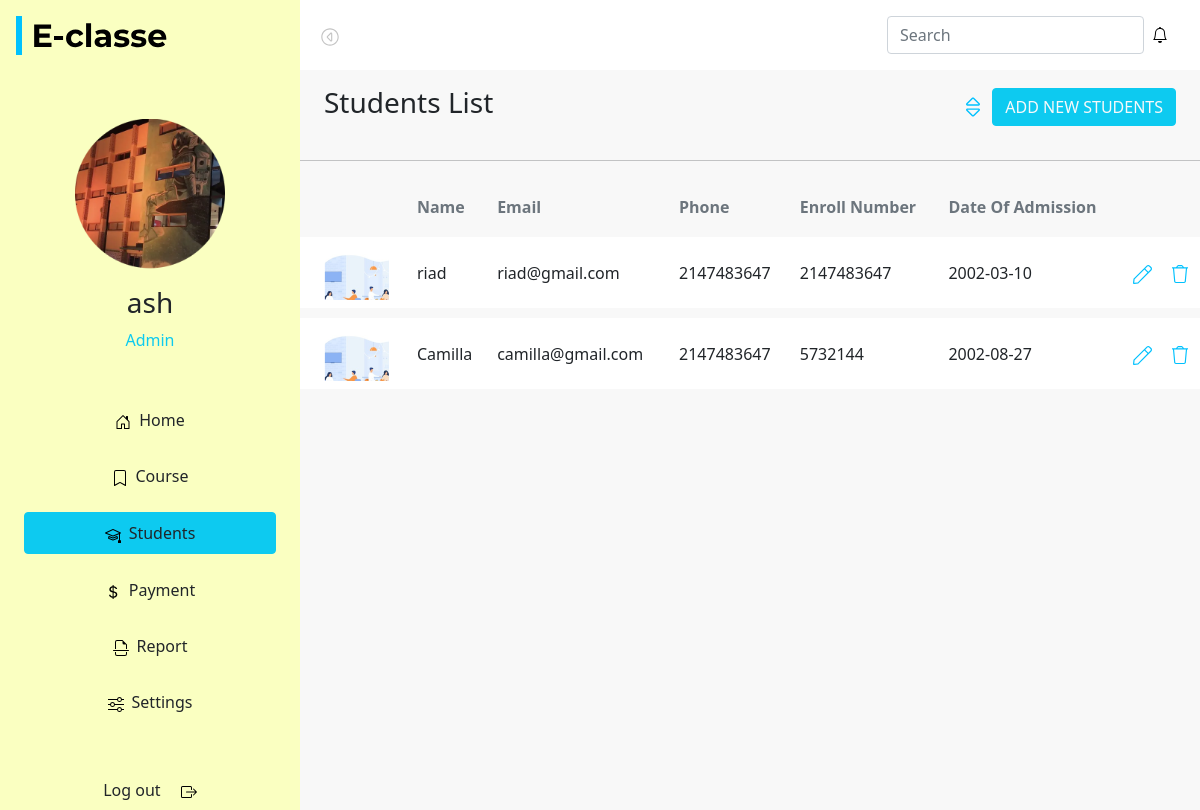
The page /Student.php (signed in) on the database its author committed.
### tables this page shows
CREATE TABLE `studentsinfo` (
  `id` int(11) NOT NULL,
  `imagee` varchar(255) NOT NULL,
  `namee` varchar(255) NOT NULL,
  `email` varchar(255) NOT NULL,
  `phone_number` int(50) NOT NULL,
  `enroll_number` int(20) NOT NULL,
  `date_of_admession` date NOT NULL
);

### Student.php (the view, shortened to what this page needs)
<!DOCTYPE html>
<html lang="en">
<head>
  <link href="./css/bootstrap.css" rel="stylesheet" />
  <link rel="stylesheet" href="./css/style.css" />
</head>
<body>
  <div class="d-flex" id="page">
    <?php
      include './includes/sidebar.php'
    ?>
    <div id="content" class="container-fluid">
      <?php
      include './includes/navbar.php';
      include './includes/db_conn.php';
      ?>
      <div class="mx-4 py-3 d-flex align-items-center justify-content-between my-nav">
        <h3>Students List</h3>
          <div>
          <img src="./images/sort.svg" class="px-2" alt="sort" />
          <button type="button" class="btn btn-info text-light" data-bs-toggle="modal" data-bs-target="#exampleModal">
            ADD NEW STUDENTS
          </button>
        </div>
      </div>
      <hr />
      <?php
        $sql = 'SELECT * FROM studentsinfo';
        $res = mysqli_query($con, $sql);
        $students = mysqli_fetch_all($res, MYSQLI_ASSOC);
      ?>
      <div class="tables">
        <table class="table table-responsive table-borderless">
          <thead class="text-secondary fw-lighter">
            <tr>
              <th></th>
              <th>Name</th>
              <th>Email</th>
              <th>Phone</th>
              <th style="white-space: nowrap !important;">Enroll Number</th>
              <th style="white-space: nowrap !important;">Date Of Admission</th>
            </tr>
          </thead>
          <tbody>
          <?php
            foreach($students as $student){
          ?>
            <tr class="my-table">
              <th>
                <img src="./images/pexels-photo-2379004 1.png" class="ps-3" alt="pexels-photo-2379004" />
              </th>
              <td class="pt-4"><?php  echo $student['namee'];  ?></td>
              <td class="pt-4"><?php  echo $student['email'];  ?></td>
              <td class="pt-4"><?php  echo $student['phone_number'];  ?></td>
              <td class="pt-4"><?php  echo $student['enroll_number'];  ?></td>
              <td class="pt-4" style="white-space: nowrap !important;"><?php  echo $student['date_of_admession'];  ?>
              </td>
              <?php echo '<td class="pt-4"><a href="edit.php?id='.$student['id'].'"><img src="./images/pen.svg" alt="pen" /></a></td>' ?>
              <?php echo '<td class="pt-4"><a href="remove.php?id='.$student['id'].'"><img src="./images/trash.svg" alt="trash" /></a></td>' ?>
            </tr>
          <?php }  ?>
          </tbody>
        </table>
      </div>
    </div>
  </div>
</body>
</html>

### css/style.css (style rules this page uses)
#content { min-width: 100vw; padding-left: 0 !important; padding-right: 0 !important; }
.my-table { background-color: #fff; margin: 0px 10px; }
.table { border-collapse: separate; border-spacing: 0 10px; }
.tables { overflow-x: auto !important; }
@media (min-width: 768px) { #content { min-width: 0; width: 100%; } }

### Student.php (style rules this page uses)
body { background: #f8f8f8; }

### rows shown on the page
studentsinfo: namee "riad", email "riad@gmail.com", phone_number "2147483647", enroll_number "2147483647", date_of_admession "2002-03-10"
studentsinfo: namee "Camilla", email "camilla@gmail.com", phone_number "2147483647", enroll_number "5732144", date_of_admession "2002-08-27"

### other values the page prints
$_SESSION["fname"] "ash"
